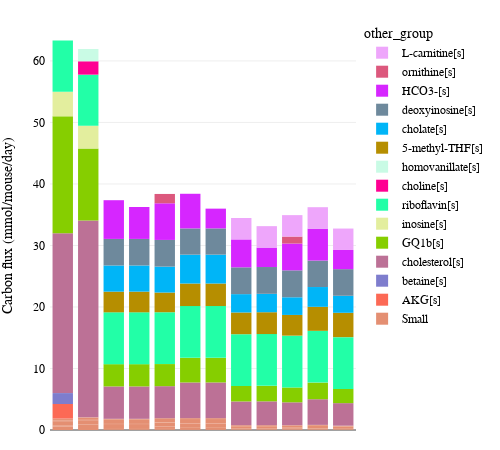

This figure's notebook cell:
### Code cell
others = FINAL[FINAL['Group'] == 'Other metabolites']
for index,row in others.iterrows():
    if row['Cmoles'] <= 1:
        others.at[index,'other_group'] = 'Small'
    else:
        others.at[index,'other_group'] = row['Metabolite']
fig = px.bar(others,
             x = 'Model',
             y = 'Cmoles',
             color= 'other_group',
             color_discrete_sequence = plotly.colors.qualitative.Light24_r,
             template = 'none')
fig.update_layout(autosize = False,
                  width = 500,
                  height = 450,
                  xaxis_title='',
                  yaxis_title='Carbon flux (mmol/mouse/day)',
                  margin=dict(l=50,
                              r=20,
                              b=20,
                              t=20,
                              pad=4))
fig = setPlotFont(fig)
fig.update_layout(legend_traceorder="reversed")
fig.update_xaxes(showticklabels=False)
fig.update_xaxes(tickangle=90)
#fig.write_image('../v8/Figures/Figure3/Suppl/FigureS3B_2.pdf')
fig.show()

### Figure 1 — Plotly figure (JSON) as saved in the notebook; plotly's stock layout.template omitted (floating-point values rounded to 4 significant figures; data arrays with more than 128 entries replaced by an {"elided": "..."} marker saying what was removed)
{"data": [{"alignmentgroup": "True", "hovertemplate": "other_group=Small<br>Model=%{x}<br>Cmoles=%{y}<extra></extra>", "legendgroup": "Small", "marker": {"color": "#E48F72", "pattern": {"shape": ""}}, "name": "Small", "offsetgroup": "Small", "orientation": "v", "showlegend": true, "textposition": "auto", "type": "bar", "x": {"elided": "141 str values"}, "xaxis": "x", "y": {"elided": "141 float values"}, "yaxis": "y"}, {"alignmentgroup": "True", "hovertemplate": "other_group=AKG[s]<br>Model=%{x}<br>Cmoles=%{y}<extra></extra>", "legendgroup": "AKG[s]", "marker": {"color": "#FC6955", "pattern": {"shape": ""}}, "name": "AKG[s]", "offsetgroup": "AKG[s]", "orientation": "v", "showlegend": true, "textposition": "auto", "type": "bar", "x": ["OUT_genericCD"], "xaxis": "x", "y": [2.368], "yaxis": "y"}, {"alignmentgroup": "True", "hovertemplate": "other_group=betaine[s]<br>Model=%{x}<br>Cmoles=%{y}<extra></extra>", "legendgroup": "betaine[s]", "marker": {"color": "#7E7DCD", "pattern": {"shape": ""}}, "name": "betaine[s]", "offsetgroup": "betaine[s]", "orientation": "v", "showlegend": true, "textposition": "auto", "type": "bar", "x": ["OUT_genericCD"], "xaxis": "x", "y": [1.776], "yaxis": "y"}, {"alignmentgroup": "True", "hovertemplate": "other_group=cholesterol[s]<br>Model=%{x}<br>Cmoles=%{y}<extra></extra>", "legendgroup": "cholesterol[s]", "marker": {"color": "#BC7196", "pattern": {"shape": ""}}, "name": "cholesterol[s]", "offsetgroup": "cholesterol[s]", "orientation": "v", "showlegend": true, "textposition": "auto", "type": "bar", "x": ["OUT_genericCD", "OUT_genericWD", "OUT_CD_nonDEN_Liver_CD", "OUT_CD_nonDEN_Liver_WD", "OUT_CD_DEN_Liver_CD", "OUT_CD_DEN_AdjLiver_WD", "OUT_CD_DEN_Tumour_WD", "OUT_WD_nonDEN_Liver_CD", "OUT_WD_nonDEN_Liver_WD", "OUT_WD_DEN_Liver_CD", "OUT_WD_DEN_AdjLiver_WD", "OUT_WD_DEN_Tumour_WD"], "xaxis": "x", "y": [25.97, 31.99, 5.269, 5.269, 5.211, 5.803, 5.804, 3.864, 3.878, 3.722, 4.17, 3.664], "yaxis": "y"}, {"alignmentgroup": "True", "hovertemplate": "other_group=GQ1b[s]<br>Model=%{x}<br>Cmoles=%{y}<extra></extra>", "legendgroup": "GQ1b[s]", "marker": {"color": "#86CE00", "pattern": {"shape": ""}}, "name": "GQ1b[s]", "offsetgroup": "GQ1b[s]", "orientation": "v", "showlegend": true, "textposition": "auto", "type": "bar", "x": ["OUT_genericCD", "OUT_genericWD", "OUT_CD_nonDEN_Liver_CD", "OUT_CD_nonDEN_Liver_WD", "OUT_CD_DEN_Liver_CD", "OUT_CD_DEN_AdjLiver_WD", "OUT_CD_DEN_Tumour_WD", "OUT_WD_nonDEN_Liver_CD", "OUT_WD_nonDEN_Liver_WD", "OUT_WD_DEN_Liver_CD", "OUT_WD_DEN_AdjLiver_WD", "OUT_WD_DEN_Tumour_WD"], "xaxis": "x", "y": [19.02, 11.68, 3.621, 3.621, 3.592, 4.0, 4.001, 2.508, 2.517, 2.415, 2.706, 2.313], "yaxis": "y"}, {"alignmentgroup": "True", "hovertemplate": "other_group=inosine[s]<br>Model=%{x}<br>Cmoles=%{y}<extra></extra>", "legendgroup": "inosine[s]", "marker": {"color": "#E3EE9E", "pattern": {"shape": ""}}, "name": "inosine[s]", "offsetgroup": "inosine[s]", "orientation": "v", "showlegend": true, "textposition": "auto", "type": "bar", "x": ["OUT_genericCD", "OUT_genericWD"], "xaxis": "x", "y": [3.985, 3.71], "yaxis": "y"}, {"alignmentgroup": "True", "hovertemplate": "other_group=riboflavin[s]<br>Model=%{x}<br>Cmoles=%{y}<extra></extra>", "legendgroup": "riboflavin[s]", "marker": {"color": "#22FFA7", "pattern": {"shape": ""}}, "name": "riboflavin[s]", "offsetgroup": "riboflavin[s]", "orientation": "v", "showlegend": true, "textposition": "auto", "type": "bar", "x": ["OUT_genericCD", "OUT_genericWD", "OUT_CD_nonDEN_Liver_CD", "OUT_CD_nonDEN_Liver_WD", "OUT_CD_DEN_Liver_CD", "OUT_CD_DEN_AdjLiver_WD", "OUT_CD_DEN_Tumour_WD", "OUT_WD_nonDEN_Liver_CD", "OUT_WD_nonDEN_Liver_WD", "OUT_WD_DEN_Liver_CD", "OUT_WD_DEN_AdjLiver_WD", "OUT_WD_DEN_Tumour_WD"], "xaxis": "x", "y": [8.349, 8.308, 8.426, 8.426, 8.429, 8.421, 8.421, 8.423, 8.422, 8.425, 8.416, 8.416], "yaxis": "y"}, {"alignmentgroup": "True", "hovertemplate": "other_group=choline[s]<br>Model=%{x}<br>Cmoles=%{y}<extra></extra>", "legendgroup": "choline[s]", "marker": {"color": "#FF0092", "pattern": {"shape": ""}}, "name": "choline[s]", "offsetgroup": "choline[s]", "orientation": "v", "showlegend": true, "textposition": "auto", "type": "bar", "x": ["OUT_genericWD"], "xaxis": "x", "y": [2.173], "yaxis": "y"}, {"alignmentgroup": "True", "hovertemplate": "other_group=homovanillate[s]<br>Model=%{x}<br>Cmoles=%{y}<extra></extra>", "legendgroup": "homovanillate[s]", "marker": {"color": "#C9FBE5", "pattern": {"shape": ""}}, "name": "homovanillate[s]", "offsetgroup": "homovanillate[s]", "orientation": "v", "showlegend": true, "textposition": "auto", "type": "bar", "x": ["OUT_genericWD"], "xaxis": "x", "y": [1.999], "yaxis": "y"}, {"alignmentgroup": "True", "hovertemplate": "other_group=5-methyl-THF[s]<br>Model=%{x}<br>Cmoles=%{y}<extra></extra>", "legendgroup": "5-methyl-THF[s]", "marker": {"color": "#B68E00", "pattern": {"shape": ""}}, "name": "5-methyl-THF[s]", "offsetgroup": "5-methyl-THF[s]", "orientation": "v", "showlegend": true, "textposition": "auto", "type": "bar", "x": ["OUT_CD_nonDEN_Liver_CD", "OUT_CD_nonDEN_Liver_WD", "OUT_CD_DEN_Liver_CD", "OUT_CD_DEN_AdjLiver_WD", "OUT_CD_DEN_Tumour_WD", "OUT_WD_nonDEN_Liver_CD", "OUT_WD_nonDEN_Liver_WD", "OUT_WD_DEN_Liver_CD", "OUT_WD_DEN_AdjLiver_WD", "OUT_WD_DEN_Tumour_WD"], "xaxis": "x", "y": [3.363, 3.363, 3.201, 3.664, 3.664, 3.533, 3.549, 3.365, 3.9, 3.959], "yaxis": "y"}, {"alignmentgroup": "True", "hovertemplate": "other_group=cholate[s]<br>Model=%{x}<br>Cmoles=%{y}<extra></extra>", "legendgroup": "cholate[s]", "marker": {"color": "#00B5F7", "pattern": {"shape": ""}}, "name": "cholate[s]", "offsetgroup": "cholate[s]", "orientation": "v", "showlegend": true, "textposition": "auto", "type": "bar", "x": ["OUT_CD_nonDEN_Liver_CD", "OUT_CD_nonDEN_Liver_WD", "OUT_CD_DEN_Liver_CD", "OUT_CD_DEN_AdjLiver_WD", "OUT_CD_DEN_Tumour_WD", "OUT_WD_nonDEN_Liver_CD", "OUT_WD_nonDEN_Liver_WD", "OUT_WD_DEN_Liver_CD", "OUT_WD_DEN_AdjLiver_WD", "OUT_WD_DEN_Tumour_WD"], "xaxis": "x", "y": [4.253, 4.253, 4.217, 4.696, 4.696, 2.983, 2.993, 2.873, 3.219, 2.768], "yaxis": "y"}, {"alignmentgroup": "True", "hovertemplate": "other_group=deoxyinosine[s]<br>Model=%{x}<br>Cmoles=%{y}<extra></extra>", "legendgroup": "deoxyinosine[s]", "marker": {"color": "#6E899C", "pattern": {"shape": ""}}, "name": "deoxyinosine[s]", "offsetgroup": "deoxyinosine[s]", "orientation": "v", "showlegend": true, "textposition": "auto", "type": "bar", "x": ["OUT_CD_nonDEN_Liver_CD", "OUT_CD_nonDEN_Liver_WD", "OUT_CD_DEN_Liver_CD", "OUT_CD_DEN_AdjLiver_WD", "OUT_CD_DEN_Tumour_WD", "OUT_WD_nonDEN_Liver_CD", "OUT_WD_nonDEN_Liver_WD", "OUT_WD_DEN_Liver_CD", "OUT_WD_DEN_AdjLiver_WD", "OUT_WD_DEN_Tumour_WD"], "xaxis": "x", "y": [4.319, 4.319, 4.337, 4.262, 4.262, 4.357, 4.354, 4.38, 4.306, 4.327], "yaxis": "y"}, {"alignmentgroup": "True", "hovertemplate": "other_group=HCO3-[s]<br>Model=%{x}<br>Cmoles=%{y}<extra></extra>", "legendgroup": "HCO3-[s]", "marker": {"color": "#D626FF", "pattern": {"shape": ""}}, "name": "HCO3-[s]", "offsetgroup": "HCO3-[s]", "orientation": "v", "showlegend": true, "textposition": "auto", "type": "bar", "x": ["OUT_CD_nonDEN_Liver_CD", "OUT_CD_nonDEN_Liver_WD", "OUT_CD_DEN_Liver_CD", "OUT_CD_DEN_AdjLiver_WD", "OUT_CD_DEN_Tumour_WD", "OUT_WD_nonDEN_Liver_CD", "OUT_WD_nonDEN_Liver_WD", "OUT_WD_DEN_Liver_CD", "OUT_WD_DEN_AdjLiver_WD", "OUT_WD_DEN_Tumour_WD"], "xaxis": "x", "y": [6.294, 5.192, 5.958, 5.634, 3.213, 4.541, 3.163, 4.355, 5.191, 3.117], "yaxis": "y"}, {"alignmentgroup": "True", "hovertemplate": "other_group=ornithine[s]<br>Model=%{x}<br>Cmoles=%{y}<extra></extra>", "legendgroup": "ornithine[s]", "marker": {"color": "#DC587D", "pattern": {"shape": ""}}, "name": "ornithine[s]", "offsetgroup": "ornithine[s]", "orientation": "v", "showlegend": true, "textposition": "auto", "type": "bar", "x": ["OUT_CD_DEN_Liver_CD", "OUT_WD_DEN_Liver_CD"], "xaxis": "x", "y": [1.518, 1.135], "yaxis": "y"}, {"alignmentgroup": "True", "hovertemplate": "other_group=L-carnitine[s]<br>Model=%{x}<br>Cmoles=%{y}<extra></extra>", "legendgroup": "L-carnitine[s]", "marker": {"color": "#EEA6FB", "pattern": {"shape": ""}}, "name": "L-carnitine[s]", "offsetgroup": "L-carnitine[s]", "orientation": "v", "showlegend": true, "textposition": "auto", "type": "bar", "x": ["OUT_WD_nonDEN_Liver_CD", "OUT_WD_nonDEN_Liver_WD", "OUT_WD_DEN_Liver_CD", "OUT_WD_DEN_AdjLiver_WD", "OUT_WD_DEN_Tumour_WD"], "xaxis": "x", "y": [3.484, 3.484, 3.485, 3.483, 3.483], "yaxis": "y"}], "layout": {"autosize": false, "barmode": "relative", "font": {"color": "black", "family": "Arial", "size": 12}, "height": 450, "legend": {"title": {"text": "other_group"}, "tracegroupgap": 0, "traceorder": "reversed"}, "margin": {"b": 20, "l": 50, "pad": 4, "r": 20, "t": 20}, "width": 500, "xaxis": {"anchor": "y", "domain": [0, 1], "showticklabels": false, "tickangle": 90, "title": {"text": ""}}, "yaxis": {"anchor": "x", "domain": [0, 1], "title": {"text": "Carbon flux (mmol/mouse/day)"}}}}
